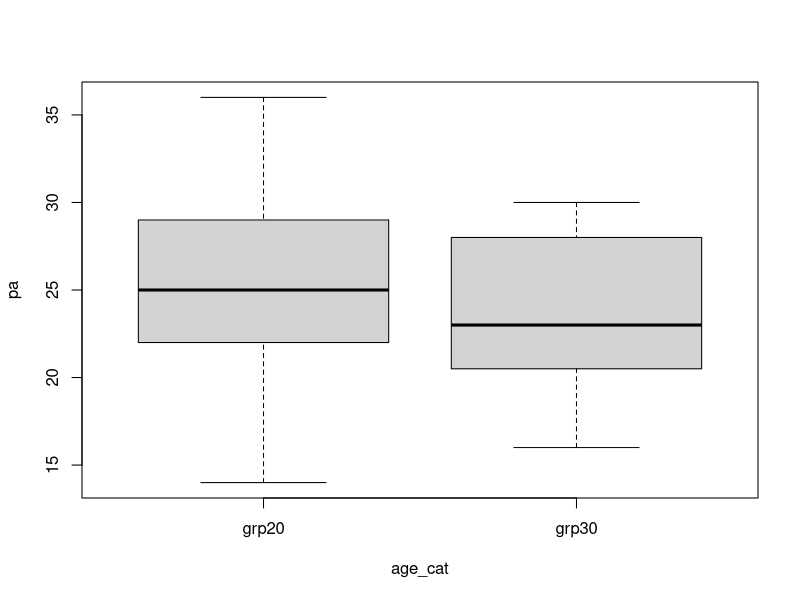
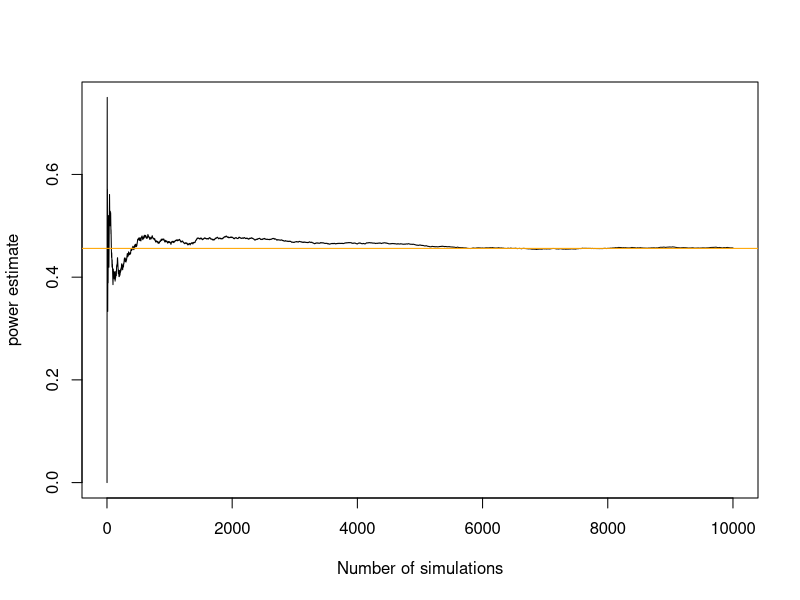
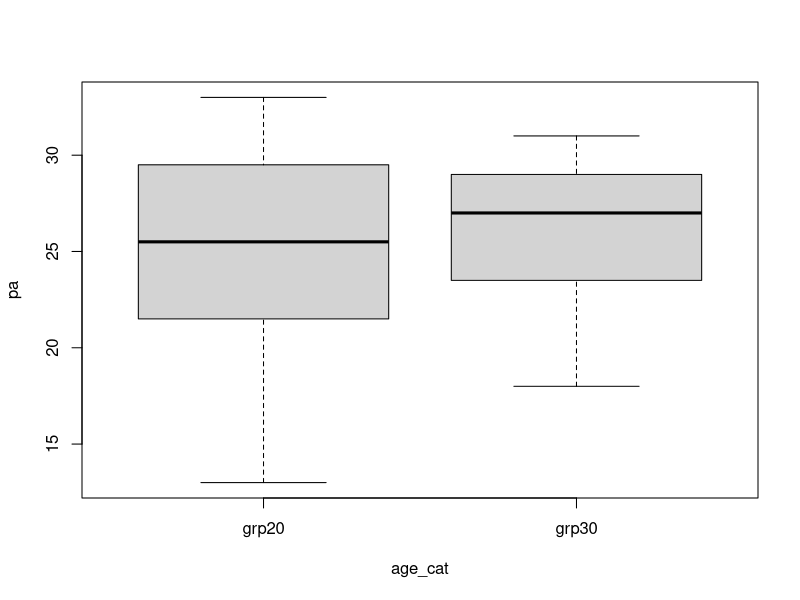

Recreate these plots in R, in order.

# ---- libs ----

# install.packages("pwr")
library("pwr")
library("dplyr")
?`pwr-package` # package help file landing page



# ---- hA_true_example ----



npg <- 20
delta <- 3
sigma <- 5
d <- delta / sigma # "effect-size"



# we want to check whether people in Adelaide aged 20-29 spend more (or different) 
# amount of time in physical activity than people in Adelaide aged 30-39

# so we randomly sample 20 people from each age group and get the following
# 7-day average daily physical activity times

(pa_age20s <- round(rnorm(npg, 25, sigma)))
(pa_age30s <- round(rnorm(npg, 25 - delta, sigma)))
pa_dat <-
  tibble(
    age_cat = rep(c("grp20", "grp30"), each = npg),
    pa = c(pa_age20s, pa_age30s)
  )
pa_dat

# -------------------------------------------------------------------

# so to check our above question we could do a t-test:
boxplot(pa ~ age_cat, data = pa_dat)

t.test(x = pa_age20s, y = pa_age30s, var.equal = TRUE)
t.test(pa ~ age_cat, data = pa_dat, var.equal = TRUE)
str(t.test(pa ~ age_cat, data = pa_dat, var.equal = TRUE))


t.test(pa ~ age_cat, data = pa_dat, var.equal = TRUE)$p.value
t.test(pa ~ age_cat, data = pa_dat, var.equal = TRUE)$p.value < 0.05



pwr.t.test(
  n = npg, 
  d = delta / sigma, 
  sig.level = 0.05, 
  power = NULL, 
  type = "two.sample",
  alternative = "two.sided"
)



pwr.t.test(
  n = NULL, 
  d = delta / sigma, 
  sig.level = 0.05, 
  power = 0.95, 
  type = "two.sample",
  alternative = "two.sided"
)



reps <- 10000
(is_sig <- rep(NA, reps))
# is_sig[3] <- "fdglskjhbgdf"
# is_sig
for (i in 1:reps) { # i <- 1
  pa_dat <-
    tibble(
      age_cat = rep(c("grp20", "grp30"), each = npg),
      pa = c(rnorm(npg, 25, sigma), rnorm(npg, 25 - delta, sigma))
    )
  is_sig[i] <- t.test(pa ~ age_cat, data = pa_dat, var.equal = TRUE)$p.value < 0.05
}
# is_sig
# as.integer(is_sig)
sum(as.integer(is_sig))
sum(as.integer(is_sig)) / reps



plot(
  1:reps, 
  cumsum(is_sig) / cumsum(rep(1, reps)), 
  type = ifelse(reps <= 100, "p", "l"), 
  ylab = "power estimate",
  xlab = "Number of simulations"
)
abline(h = 0.4560341, col = "orange") # orange line is pwr.t.test() power result



# ---- h0_true_example ----


sigma <- 5
n <- 20


# we want to check whether people in Adelaide aged 20-29 spend more (or different) 
# amount of time in physical activity than people in Adelaide aged 30-39

# so we randomly sample 20 people from each age group and get the following
# 7-day average daily physical activity times
(pa_age20s <- round(rnorm(npg, 25, sigma)))
(pa_age30s <- round(rnorm(npg, 25, sigma))) # same mean here
pa_dat <-
  tibble(
    age_cat = rep(c("grp20", "grp30"), each = npg),
    pa = c(pa_age20s, pa_age30s)
  )
pa_dat


# so to check our above question we could do a t-test:
boxplot(pa ~ age_cat, data = pa_dat)
t.test(x = pa_age20s, y = pa_age30s, var.equal = TRUE)


reps <- 100
(is_sig <- rep(NA, reps))
# is_sig[3] <- "fdglskjhbgdf"
# is_sig
for (i in 1:reps) { # i <- 1
  pa_dat <-
    tibble(
      age_cat = rep(c("grp20", "grp30"), each = npg),
      pa = c(rnorm(npg, 25, sigma), rnorm(npg, 25, sigma))
    )
  is_sig[i] <- t.test(pa ~ age_cat, data = pa_dat, var.equal = TRUE)$p.value < 0.05
}
# is_sig
# as.integer(is_sig)
sum(as.integer(is_sig))
sum(as.integer(is_sig)) / reps # should be close to alpha = 0.05
